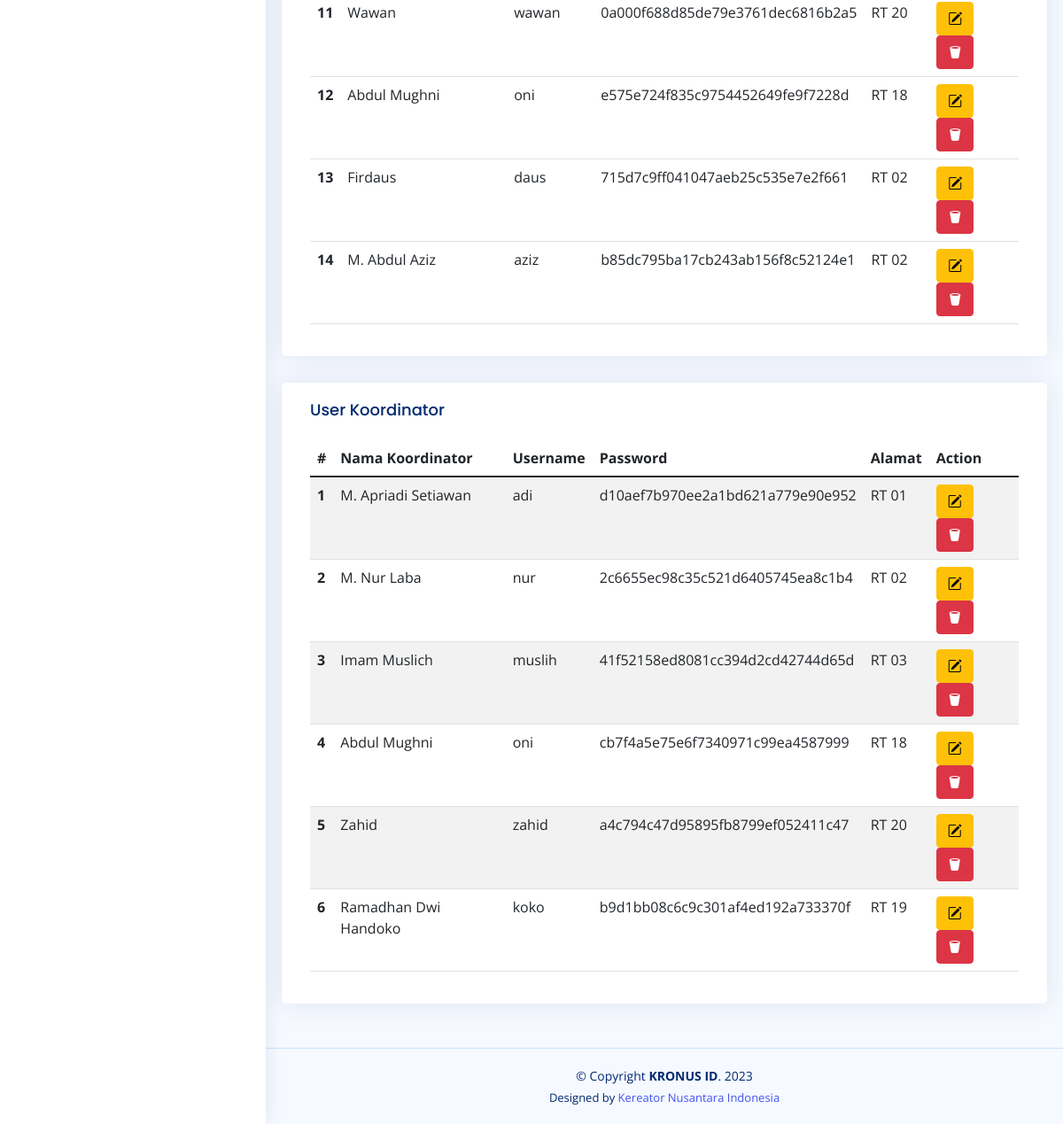
The page /index.php/master/master_user (lower part) on the database as committed earlier.
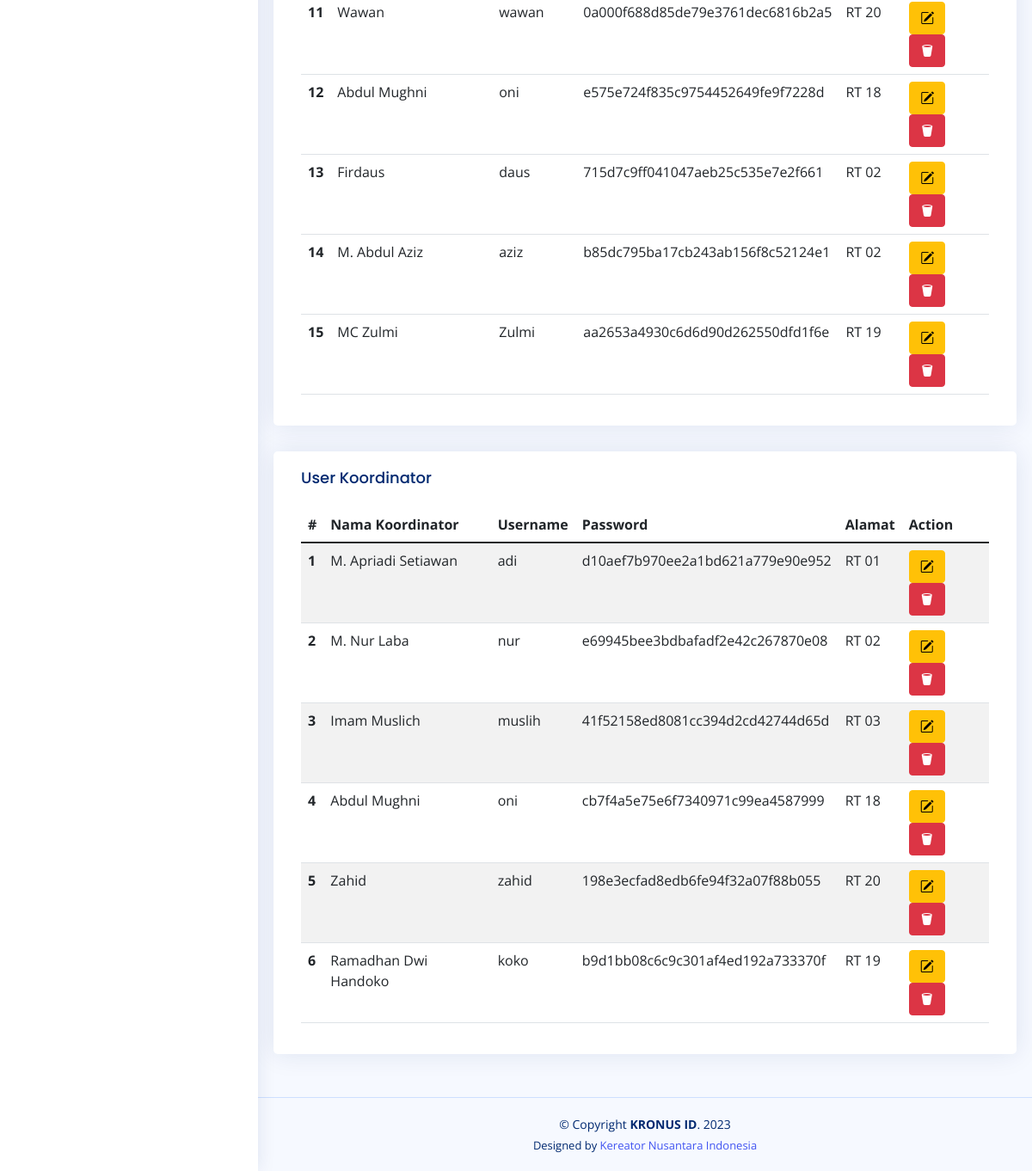
The same page on the database as committed later.
### tables this page shows
CREATE TABLE
    `tbl_user_petugas` (
        `id_user_petugas` int(11) NOT NULL,
        `nama_petugas` varchar(20) DEFAULT NULL,
        `username` varchar(10) DEFAULT NULL,
        `password` text DEFAULT NULL,
        `keterangan` varchar(25) DEFAULT NULL,
        `alamat_petugas` int(11) DEFAULT NULL,
        `level` int(11) DEFAULT 5
    );

CREATE TABLE
    `tbl_master_alamat` (
        `id_master_alamat` int(11) NOT NULL,
        `nama_master_alamat` varchar(10) DEFAULT NULL
    );

### application/views/template/conten.php (called while the page is built, shortened)
<?php
$this->load->view('template/header');
$this->load->view('template/navbar');
$this->load->view($conten);

### application/controllers/Master.php (called while the page is built, shortened)
<?php
class Master extends CI_Controller
{
    public function __construct()
    {
        $this->load->model('M_master', 'master');
    }
    public function master_user()
    {
        $data = [
            'akses' => $this->session->userdata('level'),
            'name' => $this->session->userdata('nama'),
            'title' => 'Master User',
            'conten' => 'conten/master_user',
            'user_petugas' => $this->master->user_petugas(),
            'user_koor' => $this->master->user_koor(),
            'master_alamat' => $this->m_data->get_data('tbl_master_alamat'),
            'master_akses' => $this->m_data->get_data('tbl_master_akses'),
            'headder_css' => array(
                'assets/template/assets/vendor/simple-datatables/style.css',
            ),
            'footer_js' => array(
                'assets/template/assets/vendor/simple-datatables/simple-datatables.js',
                'assets/js/alert-master.js',
            ),
        ];
        $this->load->view('template/conten', $data);
    }
}

### index.php (called while the page is built, shortened)
<?php
require_once BASEPATH.'core/CodeIgniter.php';

### application/models/M_master.php (called while the page is built, shortened)
<?php
class M_master extends CI_Model
{
  public function user_petugas()
  {
    return $this->db->query('SELECT
      a.id_user_petugas,
      a.nama_petugas,
      a.username,
      a.password,
      a.keterangan,
      a.level,
      a.alamat_petugas,
      b.nama_master_alamat as petugas_alamat,
      c.nama_akses
    FROM
      tbl_user_petugas as a
    JOIN tbl_master_alamat as b on b.id_master_alamat = a.alamat_petugas
    JOIN tbl_master_akses as c on c.id_akses = a.level
    WHERE a.level != 7');
  }
  public function user_koor()
  {
    return $this->db->query('SELECT
    a.id_user_petugas,
    a.nama_petugas,
    a.username,
    a.password,
    a.keterangan,
    a.level,
    a.alamat_petugas,
    b.nama_master_alamat as petugas_alamat,
    c.nama_akses
  FROM
    tbl_user_petugas as a
  JOIN tbl_master_alamat as b on b.id_master_alamat = a.alamat_petugas
  JOIN tbl_master_akses as c on c.id_akses = a.level
  WHERE a.level = 7');
  }
}

### application/views/conten/master_user.php (the view, shortened to what the changed rows need)
<main id="main" class="main">
    <br><br>
    <section class="section">
        <div class="row">
            <div class="card">
                <div class="card-body table-responsive">
                    <table class="table datatable">
                        <tbody>
                            <?php
                            $x = 1;
                            $pet = 1;
                            foreach ($user_petugas->result() as $row) { ?>
                                <tr>
                                    <th scope="row"><?= $x++; ?></th>
                                    <td><?= $row->nama_petugas ?></td>
                                    <td><?= $row->username ?></td>
                                    <td><?= $row->password ?></td>
                                    <td><?= $row->petugas_alamat ?></td>
                                    <td>
                                        <button type="button" class="btn btn-warning" title="Edit Data User" data-bs-toggle="modal" data-bs-target="#editPetugasModal<?= $pet++; ?>"><i class="bi bi-pencil-square"></i></button>
                                        <a href="<?= site_url('Master/hapus_petugas/' . $row->id_user_petugas) ?>" class="btn btn-danger hapus-user" title="Hapus Data User"><i class="bi bi-trash2-fill"></i></a>
                                    </td>
                                </tr>
                            <?php } ?>
                        </tbody>
                    </table>
                </div>
            </div>
        </div>
    </section>
    <section class="section">
        <div class="row">
            <div class="card">
                <div class="card-body table-responsive">
                    <table class="table table-striped">
                        <thead>
                            <tr>
                                <th scope="col">#</th>
                                <th scope="col">Nama Koordinator</th>
                                <th scope="col">Username</th>
                                <th scope="col">Password</th>
                                <th scope="col">Alamat</th>
                                <th scope="col">Action</th>
                            </tr>
                        </thead>
                        <tbody>
                            <?php
                            $x = 1;
                            $koor = 1;
                            foreach ($user_koor->result() as $row) { ?>
                                <tr>
                                    <th scope="row"><?= $x++; ?></th>
                                    <td><?= $row->nama_petugas ?></td>
                                    <td><?= $row->username ?></td>
                                    <td><?= $row->password ?></td>
                                    <td><?= $row->petugas_alamat ?></td>
                                    <td>
                                        <button type="button" class="btn btn-warning" title="Edit Data User" data-bs-toggle="modal" data-bs-target="#editKoorModel<?= $koor++; ?>"><i class="bi bi-pencil-square"></i></button>
                                        <a href="<?= site_url('Master/hapus_petugas/' . $row->id_user_petugas) ?>" class="btn btn-danger hapus-user" title="Hapus Data User"><i class="bi bi-trash2-fill"></i></a>
                                    </td>
                                </tr>
                            <?php } ?>
                        </tbody>
                    </table>
                </div>
            </div>
        </div>
    </section>
</main>

Rows that differ between the two databases and show on the page:
added tbl_user_petugas: nama_petugas "MC Zulmi", username "Zulmi", password "aa2653a4930c6d6d90d262550dfd1f6e", tbl_master_alamat.nama_master_alamat "RT 19"
changed tbl_user_petugas "M. Nur Laba": password "2c6655ec98c35c521d6405745ea8c1b4" → "e69945bee3bdbafadf2e42c267870e08"
changed tbl_user_petugas "Zahid": password "a4c794c47d95895fb8799ef052411c47" → "198e3ecfad8edb6fe94f32a07f88b055"
